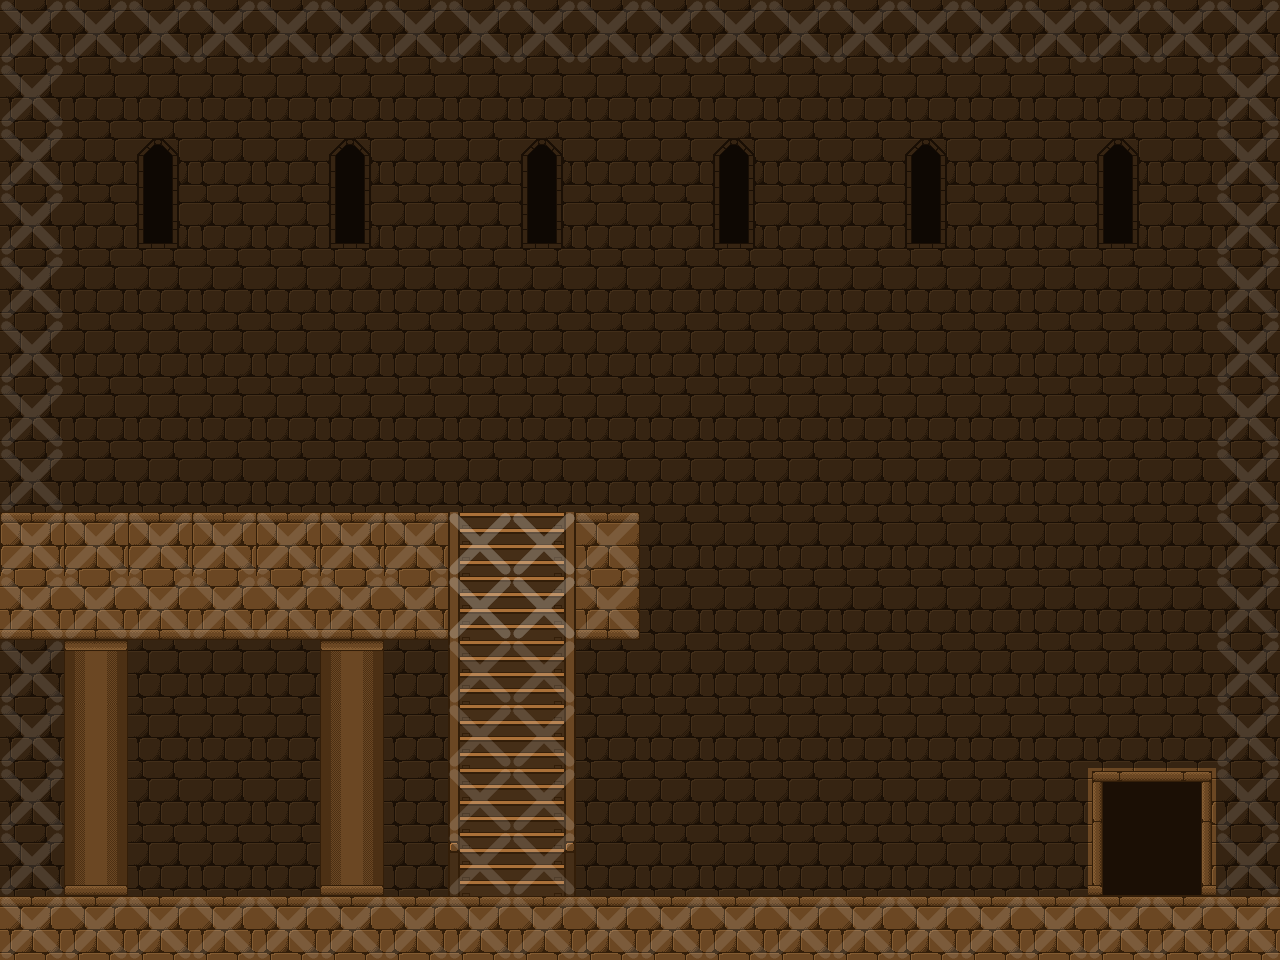

A 2D game scene composited from a Tiled map and its tileset images. What follows is a short description and the map's XML, with every tile layer's data as written:
An orthogonal 20x15 tile map with 64x64 px tiles, 4 tile layers (background, foreground, blockFlags, stairFlags), 2 tilesets and 2 objects (area_entity, from_entrance_hall).

<map version="1.0" orientation="orthogonal" width="20" height="15" tilewidth="64" tileheight="64">
 <tileset firstgid="1" name="flags" tilewidth="64" tileheight="64">
  <image source="flags.png" width="64" height="64" />
 </tileset>
 <tileset firstgid="2" name="castle_ext" tilewidth="64" tileheight="64">
  <image source="castle_ext.png" width="640" height="640" />
 </tileset>
 <layer name="background" width="20" height="15">
  <data encoding="csv">
43,43,43,43,43,43,43,43,43,43,43,43,43,43,43,43,43,43,43,43,
43,43,43,43,43,43,43,43,43,43,43,43,43,43,43,43,43,43,43,43,
43,43,21,43,43,21,43,43,21,43,43,21,43,43,21,43,43,21,43,43,
43,43,31,43,43,31,43,43,31,43,43,31,43,43,31,43,43,31,43,43,
43,43,43,43,43,43,43,43,43,43,43,43,43,43,43,43,43,43,43,43,
43,43,43,43,43,43,43,43,43,43,43,43,43,43,43,43,43,43,43,43,
43,43,43,43,43,43,43,43,43,43,43,43,43,43,43,43,43,43,43,43,
43,43,43,43,43,43,43,43,43,43,43,43,43,43,43,43,43,43,43,43,
2,2,2,2,2,2,2,18,19,4,43,43,43,43,43,43,43,43,43,43,
23,23,23,23,23,23,23,18,19,24,43,43,43,43,43,43,43,43,43,43,
43,43,43,43,43,43,43,18,19,43,43,43,43,43,43,43,43,43,43,43,
43,43,43,43,43,43,43,18,19,43,43,43,43,43,43,43,43,43,43,43,
43,43,43,43,43,43,43,18,19,43,43,43,43,43,43,43,43,16,17,43,
43,43,43,43,43,43,43,28,29,43,43,43,43,43,43,43,43,26,27,43,
3,3,3,3,3,3,3,3,3,3,3,3,3,3,3,3,3,3,3,3
</data>
 </layer>
 <layer name="foreground" width="20" height="15">
  <data encoding="csv">
0,0,0,0,0,0,0,0,0,0,0,0,0,0,0,0,0,0,0,0,
0,0,0,0,0,0,0,0,0,0,0,0,0,0,0,0,0,0,0,0,
0,0,0,0,0,0,0,0,0,0,0,0,0,0,0,0,0,0,0,0,
0,0,0,0,0,0,0,0,0,0,0,0,0,0,0,0,0,0,0,0,
0,0,0,0,0,0,0,0,0,0,0,0,0,0,0,0,0,0,0,0,
0,0,0,0,0,0,0,0,0,0,0,0,0,0,0,0,0,0,0,0,
0,0,0,0,0,0,0,0,0,0,0,0,0,0,0,0,0,0,0,0,
0,0,0,0,0,0,0,0,0,0,0,0,0,0,0,0,0,0,0,0,
0,0,0,0,0,0,0,0,0,0,0,0,0,0,0,0,0,0,0,0,
0,0,0,0,0,0,0,0,0,0,0,0,0,0,0,0,0,0,0,0,
0,5,0,0,0,5,0,0,0,0,0,0,0,0,0,0,0,0,0,0,
0,15,0,0,0,15,0,0,0,0,0,0,0,0,0,0,0,0,0,0,
0,15,0,0,0,15,0,0,0,0,0,0,0,0,0,0,0,0,0,0,
0,25,0,0,0,25,0,0,0,0,0,0,0,0,0,0,0,0,0,0,
0,0,0,0,0,0,0,0,0,0,0,0,0,0,0,0,0,0,0,0
</data>
 </layer>
 <layer name="blockFlags" width="20" height="15" opacity="0.11">
  <data encoding="csv">
1,1,1,1,1,1,1,1,1,1,1,1,1,1,1,1,1,1,1,1,
1,0,0,0,0,0,0,0,0,0,0,0,0,0,0,0,0,0,0,1,
1,0,0,0,0,0,0,0,0,0,0,0,0,0,0,0,0,0,0,1,
1,0,0,0,0,0,0,0,0,0,0,0,0,0,0,0,0,0,0,1,
1,0,0,0,0,0,0,0,0,0,0,0,0,0,0,0,0,0,0,1,
1,0,0,0,0,0,0,0,0,0,0,0,0,0,0,0,0,0,0,1,
1,0,0,0,0,0,0,0,0,0,0,0,0,0,0,0,0,0,0,1,
1,0,0,0,0,0,0,0,0,0,0,0,0,0,0,0,0,0,0,1,
1,1,1,1,1,1,1,1,1,1,0,0,0,0,0,0,0,0,0,1,
1,1,1,1,1,1,1,1,1,1,0,0,0,0,0,0,0,0,0,1,
1,0,0,0,0,0,0,0,0,0,0,0,0,0,0,0,0,0,0,1,
1,0,0,0,0,0,0,0,0,0,0,0,0,0,0,0,0,0,0,1,
1,0,0,0,0,0,0,0,0,0,0,0,0,0,0,0,0,0,0,1,
1,0,0,0,0,0,0,0,0,0,0,0,0,0,0,0,0,0,0,1,
1,1,1,1,1,1,1,1,1,1,1,1,1,1,1,1,1,1,1,1
</data>
 </layer>
 <layer name="stairFlags" width="20" height="15" opacity="0.14">
  <data encoding="csv">
0,0,0,0,0,0,0,0,0,0,0,0,0,0,0,0,0,0,0,0,
0,0,0,0,0,0,0,0,0,0,0,0,0,0,0,0,0,0,0,0,
0,0,0,0,0,0,0,0,0,0,0,0,0,0,0,0,0,0,0,0,
0,0,0,0,0,0,0,0,0,0,0,0,0,0,0,0,0,0,0,0,
0,0,0,0,0,0,0,0,0,0,0,0,0,0,0,0,0,0,0,0,
0,0,0,0,0,0,0,0,0,0,0,0,0,0,0,0,0,0,0,0,
0,0,0,0,0,0,0,0,0,0,0,0,0,0,0,0,0,0,0,0,
0,0,0,0,0,0,0,0,0,0,0,0,0,0,0,0,0,0,0,0,
0,0,0,0,0,0,0,1,1,0,0,0,0,0,0,0,0,0,0,0,
0,0,0,0,0,0,0,1,1,0,0,0,0,0,0,0,0,0,0,0,
0,0,0,0,0,0,0,1,1,0,0,0,0,0,0,0,0,0,0,0,
0,0,0,0,0,0,0,1,1,0,0,0,0,0,0,0,0,0,0,0,
0,0,0,0,0,0,0,1,1,0,0,0,0,0,0,0,0,0,0,0,
0,0,0,0,0,0,0,1,1,0,0,0,0,0,0,0,0,0,0,0,
0,0,0,0,0,0,0,0,0,0,0,0,0,0,0,0,0,0,0,0
</data>
 </layer>
 <objectgroup name="entities" width="20" height="15">
  <object type="area_entity" x="1088" y="768" width="128" height="128">
   <properties>
    <property name="area" value="entrance_hall" />
    <property name="entry" value="from_throne_room" />
   </properties>
  </object>
 </objectgroup>
 <objectgroup name="entries" width="20" height="15">
  <object name="from_entrance_hall" x="1088" y="768" />
 </objectgroup>
</map>
